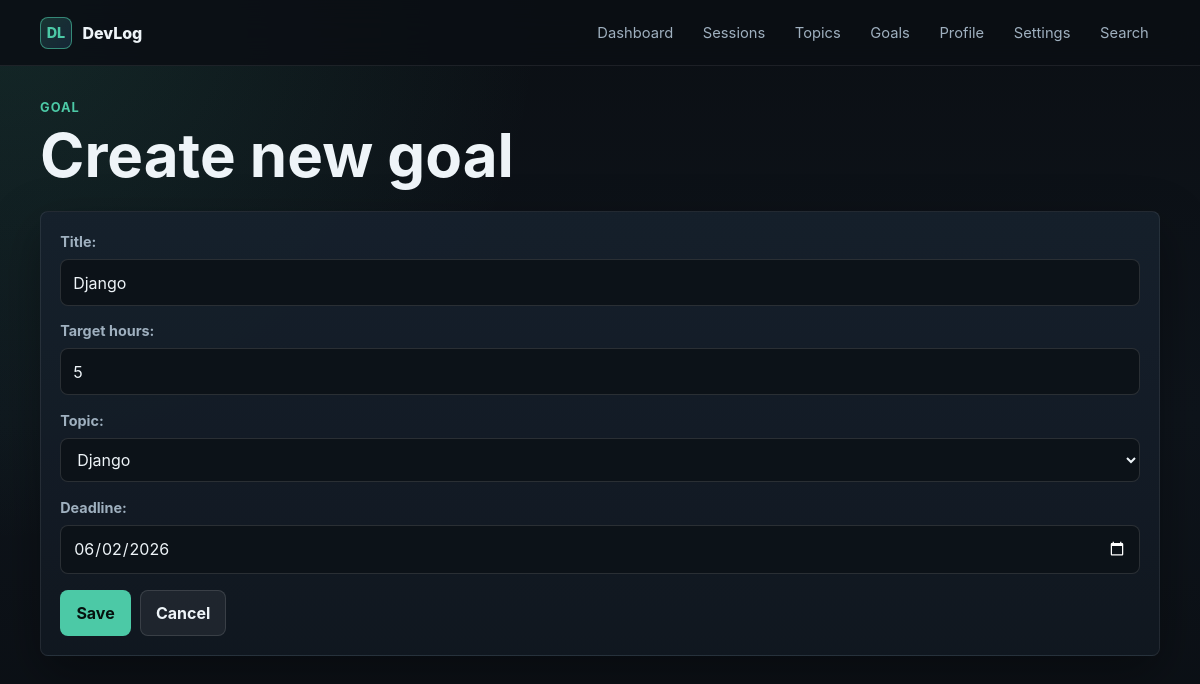
/goals/4/edit/ (signed in), run on the app's committed database.
### logs/models.py (models this page shows, shortened)
class Goal(models.Model):
    user = models.ForeignKey(User, on_delete=models.CASCADE)
    title = models.CharField(max_length=200)
    target_hours = models.PositiveIntegerField()
    topic = models.ForeignKey(Topic, on_delete=models.CASCADE)
    deadline = models.DateField()
    is_completed = models.BooleanField(default=False)

### logs/views.py (the view)
# urls.py: path('goals/<int:pk>/edit/', GoalUpdateView.as_view(), name='goal_edit'),
class GoalUpdateView(LoginRequiredMixin, UpdateView):
    model = Goal
    form_class = GoalForm
    template_name = 'logs/goal_form.html'
    success_url = reverse_lazy('goal_list')
    def get_queryset(self):
        return Goal.objects.filter(user=self.request.user)
    def get_form(self, form_class=None):
        form = super().get_form(form_class)
        form.fields['topic'].queryset = Topic.objects.filter(user=self.request.user)
        return form

### logs/forms.py
class GoalForm(forms.ModelForm):
    class Meta:
        model = Goal
        fields = ('title', 'target_hours', 'topic', 'deadline' )
        widgets = {
            'deadline': forms.DateInput(attrs={'type': 'date'}),
        }

### logs/models.py (called while the page is built)
    def __str__(self):
        return self.name

### templates/logs/goal_form.html (shortened to what this page needs)
{% extends 'base.html' %}
{% block content %}
<section class="page-head">
    <div>
        <p class="eyebrow">Goal</p>
        <h1>Create new goal</h1>
    </div>
</section>
<section class="form-panel">
    <form method="post">
        {{ form.as_p }}
        <div class="actions">
            <button type="submit">Save</button>
            <a class="button secondary" href="{% url 'goal_list' %}">Cancel</a>
        </div>
    </form>
</section>
{% endblock %}

### static/css/style.css (style rules this page uses)
:root { color-scheme: dark; --bg: #0b0f14; --surface: #111821; --surface-2: #16212d; --line: #263342; --text: #eef4f8; --muted: #9fb0bf; --accent: #4cc9a6; --accent-2: #58a6ff; --danger: #ff6b6b; --warning: #ffd166; --shadow: 0 18px 50px rgba(0, 0, 0, .35); }
* { box-sizing: border-box; }
body { margin: 0; min-height: 100vh; background: radial-gradient(circle at top left, rgba(76, 201, 166, .13), transparent 34rem), linear-gradient(180deg, #0b0f14 0%, #0e141b 52%, #0b0f14 100%); color: var(--text); font-family: Inter, ui-sans-serif, system-ui, -apple-system, BlinkMacSystemFont, "Segoe UI", sans-serif; line-height: 1.5; }
a { color: inherit; text-decoration: none; }
.page-head { display: flex; align-items: flex-end; justify-content: space-between; gap: 1rem; margin-bottom: 1.25rem; }
h1, h2, h3, h4, p { margin-top: 0; }
h1 { margin-bottom: .35rem; font-size: clamp(2rem, 5vw, 4rem); line-height: 1; letter-spacing: 0; }
.eyebrow { margin-bottom: .5rem; color: var(--accent); font-size: .8rem; font-weight: 700; text-transform: uppercase; letter-spacing: .08em; }
.panel, .item-card, .form-panel, .stat-card { border: 1px solid rgba(255, 255, 255, .08); border-radius: 8px; background: linear-gradient(180deg, rgba(22, 33, 45, .92), rgba(17, 24, 33, .92)); box-shadow: var(--shadow); }
.panel, .form-panel { padding: 1.2rem; }
.actions { display: flex; flex-wrap: wrap; gap: .55rem; margin-top: 1rem; }
.button, button { display: inline-flex; align-items: center; justify-content: center; min-height: 2.45rem; padding: .65rem .95rem; border: 1px solid transparent; border-radius: 8px; background: var(--accent); color: #06110e; font: inherit; font-weight: 750; cursor: pointer; }
.button.secondary { border-color: rgba(255, 255, 255, .12); background: rgba(255, 255, 255, .06); color: var(--text); }
form p { display: grid; gap: .4rem; margin-bottom: .9rem; }
label { color: var(--muted); font-size: .9rem; font-weight: 650; }
input, select, textarea { width: 100%; min-height: 2.55rem; border: 1px solid rgba(255, 255, 255, .12); border-radius: 8px; background: #0c1218; color: var(--text); font: inherit; padding: .65rem .75rem; }

### data on the page
Goal: title "Django", target_hours "5", topic "Django", deadline "06/02/2026"
